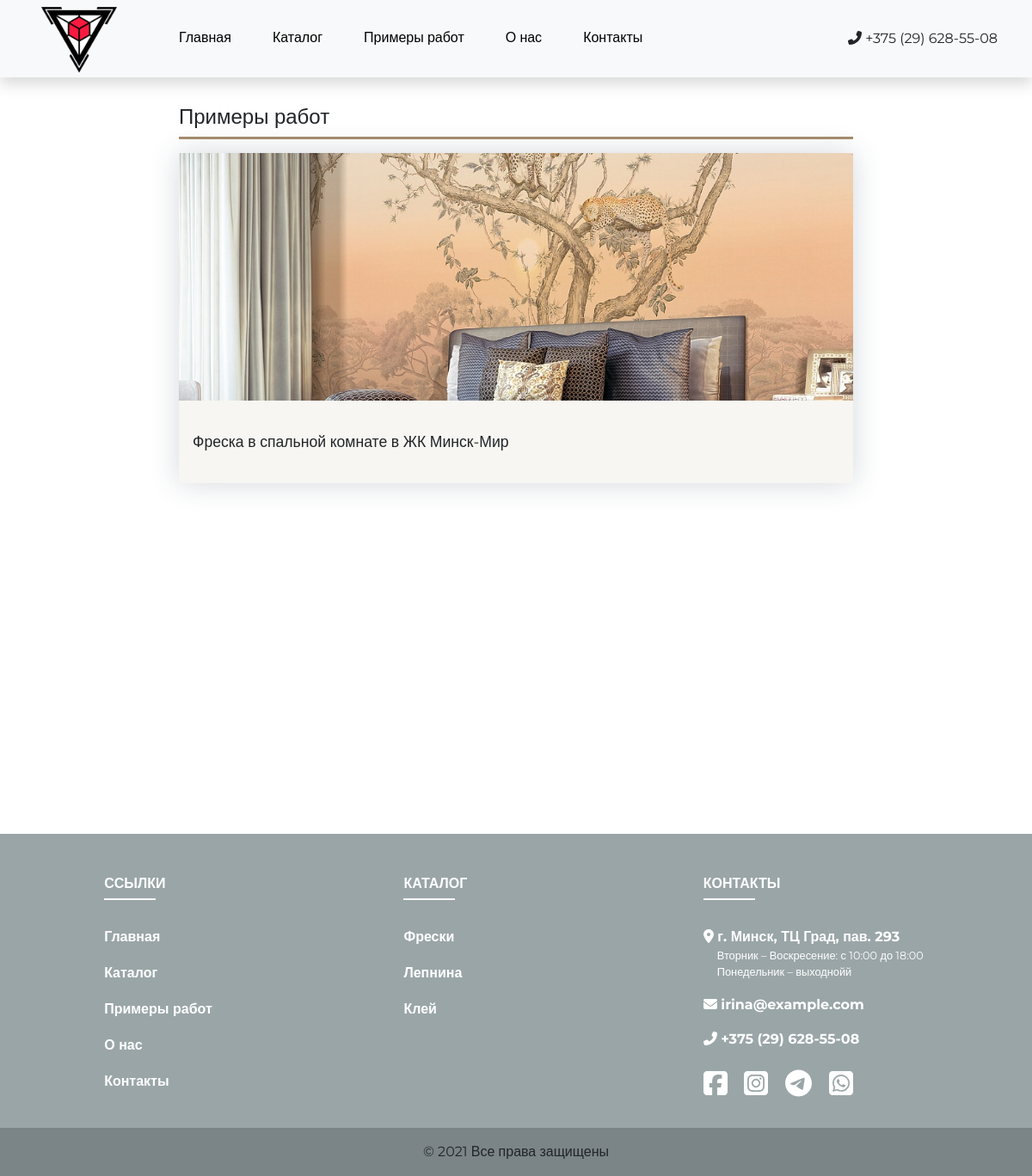
/examples, run on the app's committed database.
### common/models.py (models this page shows, shortened)
class Contact(models.Model):
    CONTACT_CHOICES = (
        ('Адрес', 'Адрес'),
        ('Телефон', 'Телефон'),
        ('Email', 'Email'),
        ('Расписание', 'Расписание')
    )
    tag = models.CharField(max_length=15, unique=True, verbose_name='Тип',
                           choices=CONTACT_CHOICES, default='Адрес')
    value = models.CharField(max_length=250, unique=True, verbose_name='Значение')
    class Meta:
        verbose_name = 'Контакт'
        verbose_name_plural = 'Контакты'

class Example(models.Model):
    name = models.CharField(max_length=250, verbose_name='Описание')
    producer = models.CharField(max_length=250, blank=True, null=True, verbose_name='Производитель')
    default_image = models.ImageField(upload_to='examples/', blank=True, null=True, verbose_name='Основная картика')
    class Meta:
        verbose_name = 'Пример работы'
        verbose_name_plural = 'Примеры работ'

### common/views.py (the view)
# urls.py: path('examples', views.examples, name='examples'),
def examples(request):
    exampls = list(Example.objects.all())
    return render(request, 'common/examples.html', {'examples': exampls})

### common/context_processors.py (called while the page is built)
def pages(request):
    contacts_dict = get_contacts_dict(list(Contact.objects.all()))
    return {'contacts': contacts_dict}

def get_contacts_dict(contacts_list) -> dict:
    contacts_dict = dict()
    for contact in contacts_list:
        if contact.tag == 'Расписание':
            value = contact.value.split('|')
        else:
            value = contact.value
        contacts_dict[contact.tag] = value
    return contacts_dict

### templates/common/examples.html (shortened to what this page needs)
<!DOCTYPE html>
{% extends 'base.html' %}
{% block main_block %}
    <div class="container-fluid page-header">
        <div class="w-100 page-header-underline">
            <h4>Примеры работ</h4>
        </div>
        <div class="w-100 examples-cards container-fluid">
            <div class="row row-cols-1 row-cols-xxl-2 row-cols-xxxl-3 g-3">
                {% for example in examples %}
                    <div class="col">
                        <div class="card mb-3 example-card example-card-modal" id="{{ example.id }}">
                            <div class="d-flex justify-content-center example-card-img">
                                <img src="/media/{{ example.default_image }}" class="card-img-top" alt="...">
                            </div>
                            <div class="card-body example-card-desc d-flex">
                                <p class="card-text example-card-text">
                                    {{ example.name }}
                                </p>
                            </div>
                        </div>
                    </div>
                {% endfor %}
            </div>
        </div>
    </div>
{% endblock %}

### templates/base.html (shortened to what this page needs)
<!DOCTYPE html>
{% load static %}
<html lang="en">
<head>
    <link href="https://cdn.jsdelivr.net/npm/bootstrap@5.0.0-beta2/dist/css/bootstrap.min.css" rel="stylesheet"
>
    <link href="{% static 'css/main.css' %}" rel="stylesheet">
</head>
<body class="d-flex flex-column h-100 montserrat-font">
<nav class="navbar navbar-expand-lg navbar-light bg-light sticky-top" id="mainNav">
    <div class="container-fluid">
        <a class="navbar-brand m-0" href="{% url 'common_app:index' %}">
            <img src="/media/logo.png" alt="" class="d-inline-block align-text-top">
        </a>
        <div class="container-fluid collapse navbar-collapse nav-links" id="navbarSupportedContent">
            <ul class="navbar-nav">
                <li class="nav-item">
                    <a class="nav-link main-nav-link" aria-current="page"
                       href="{% url 'common_app:index' %}">Главная</a>
                </li>
                <li class="nav-item">
                    <a class="nav-link main-nav-link" href="{% url 'catalog_app:fresco' %}">Каталог</a>
                </li>
                <li class="nav-item">
                    <a class="nav-link main-nav-link" href="{% url 'common_app:examples' %}">Примеры работ</a>
                </li>
                <li class="nav-item">
                    <a class="nav-link main-nav-link" href="{% url 'common_app:about' %}">О нас</a>
                </li>
                <li class="nav-item">
                    <a class="nav-link main-nav-link" href="{% url 'common_app:contacts' %}">Контакты</a>
                </li>
            </ul>
            <p class="text-black contacts nav-contact">
                <i class="fas fa-phone-alt mr-3"></i>
                {{ contacts.Телефон }}
            </p>
        </div>
    </div>
</nav>
{% block main_block %}
{% endblock %}
<footer class="footer footer-bg">
    <section class="">
        <div class="container text-center text-md-start mt-5">
            <div class="row mt-3">
                <div class="col-md-2 col-lg-2 col-xl-2 mx-auto mb-4">
                    <h6 class="text-uppercase text-white fw-bold cursor-default">Ссылки</h6>
                    <hr
                            class="mb-4 mt-0 d-inline-block mx-auto"
                            style="width: 60px; background-color: #fcfbf9; height: 2px;opacity: 100;"
                    />
                    <p>
                        <a href="{% url 'common_app:index' %}" class="footer-link fw-bold">Главная</a>
                    </p>
                    <p>
                        <a href="{% url 'catalog_app:fresco' %}" class="footer-link fw-bold">Каталог</a>
                    </p>
                    <p>
                        <a href="{% url 'common_app:examples' %}" class="footer-link fw-bold">Примеры работ</a>
                    </p>
                    <p>
                        <a href="{% url 'common_app:about' %}" class="footer-link fw-bold">О нас</a>
                    </p>
                    <p>
                        <a href="{% url 'common_app:contacts' %}" class="footer-link fw-bold">Контакты</a>
                    </p>
                </div>
                <div class="col-md-3 col-lg-2 col-xl-2 mx-auto mb-4">
                    <h6 class="text-uppercase text-white fw-bold cursor-default">Каталог</h6>
                    <hr
                            class="mb-4 mt-0 d-inline-block mx-auto"
                            style="width: 60px; background-color: #fcfbf9; height: 2px;opacity: 100;"
                    />
                    <p>
                        <a href="{% url 'catalog_app:fresco' %}" class="footer-link fw-bold">Фрески</a>
                    </p>
                    <p>
                        <a href="{% url 'catalog_app:fretwork' %}" class="footer-link fw-bold">Лепнина</a>
                    </p>
                    <p>
                        <a href="{% url 'catalog_app:glue' %}" class="footer-link fw-bold">Клей</a>
                    </p>
                </div>
                <div class="col-md-4 col-lg-3 col-xl-3 mx-auto mb-md-0 mb-4">
                    <h6 class="text-uppercase text-white fw-bold cursor-default">Контакты</h6>
                    <hr
                            class="mb-4 mt-0 d-inline-block mx-auto"
                            style="width: 60px; background-color: #fcfbf9; height: 2px;opacity: 100;"
                    />
                    <p class="text-white contacts fw-bold mb-0">
                        <i class="fas fa-map-marker-alt mr-3"></i>
                        {{ contacts.Адрес }}
                    </p>
                    <p class="text-white contacts" style="font-size: 0.8rem; margin-left: 1rem">{{ contacts.Расписание.0}} {{ contacts.Расписание.1}}
                        <br>
                        {{ contacts.Расписание.2}}й</p>
                    <p class="text-white contacts fw-bold">
                        <i class="fas fa-envelope mr-3"></i>
                        {{ contacts.Email }}
                    </p>
                    <p class="text-white contacts fw-bold">
                        <i class="fas fa-phone-alt mr-3"></i>
                        {{ contacts.Телефон }}
                    </p>
                    <p class="text-white" style="font-size: 2rem">
                        <a href="#" class="social-link">
                            <i class="fab fa-facebook-square"></i>
                        </a>
                        <a href="#" class="social-link">
                            <i class="fab fa-instagram-square"></i>
                        </a>
                        <a href="#" class="social-link">
                            <i class="fab fa-telegram"></i>
                        </a>
                        <a href="#" class="social-link">
                            <i class="fab fa-whatsapp-square"></i>
                        </a>
                    </p>
                </div>
            </div>
        </div>
    </section>
    <div class="text-center p-3"
         style="background-color: rgba(0, 0, 0, 0.2)">
        © 2021 Все права защищены
    </div>
</footer>
</body>
</html>

### static/css/main.css (style rules this page uses)
a { text-decoration: none; !important; }
.navbar-brand img { margin-right: 0; height: 3rem; position: absolute; }
#mainNav { padding-top: 1.5rem; padding-bottom: 1.5rem; transition: padding-top 0.3s ease-in-out, padding-bottom 0.3s ease-in-out; box-shadow: 0 .5rem 1rem rgba(0, 0, 0, .15) !important; }
#mainNav { padding-left: 10rem; padding-right: 1rem; transition: padding-left 0.3s ease-in-out; }
#mainNav .navbar-brand img { position: absolute; height: 6rem; background: transparent; left: 2.75rem; top: -0.5rem; transition: height 0.3s ease-in-out; }
a.main-nav-link { display: inline-block; position: relative; color: black !important; margin-left: 1rem; margin-right: 1rem; }
a.main-nav-link::after { content: ""; width: 0; height: 2px; background-color: black; display: block; transition: width 0.2s; }
.card-img-top { display: inline-block; max-width: 100%; width: auto; height: auto; max-height: 100%; align-self: center; border-top-left-radius: 0; border-top-right-radius: 0; }
.text-uppercase { text-transform: uppercase !important; }
.montserrat-font { font-family: 'Montserrat', sans-serif; }
.nav-links { justify-content: space-between; }
.social-link { text-decoration: none; color: white; margin-right: 0.7rem; }
.footer-link { text-decoration: none; color: white; }
a.footer-link { display: inline-block; position: relative; color: white !important; }
a.footer-link::after { content: ""; width: 0; height: 2px; background-color: white; display: block; transition: width 0.2s; }
p.contacts { cursor: default; }
.nav-contact { margin: 0; }
.footer-bg { background: #9aa5a7; }
.cursor-default { cursor: default; }
.page-header { min-height: 55rem; padding: 2rem 13rem 2rem 13rem; }
.page-header-underline { border-bottom: 3px #a78d6e solid; }
.examples-cards { padding-top: 1rem; padding-right: 0; padding-left: 0; }
.example-card { border-radius: 0; background-color: #f7f6f2; border: 0; box-shadow: 0 0 2rem 0 rgba(34, 60, 80, 0.2); height: 24rem; padding-left: 0; padding-right: 0; cursor: pointer; transition: transform 0.3s; }
.example-card-desc { padding: 1rem; }
.example-card-text { font-size: 1.1rem; align-self: center }
.example-card-img > img { height: 100%; width: 100%; object-fit: cover; }
.example-card-img { height: 75%; }

### data on the page
Contact: Телефон "+375 (29) 628-55-08"
Example: default_image (picture), name "Фреска в спальной комнате в ЖК Минск-Мир"
Contact: Адрес "г. Минск, ТЦ Град, пав. 293"
Contact: Email "irina@example.com"

### other printed values
{{ contacts.Расписание.0 }} "Вторник – Воскресение:"
{{ contacts.Расписание.1 }} "с 10:00 до 18:00"
{{ contacts.Расписание.2 }} "Понедельник – выходной"
